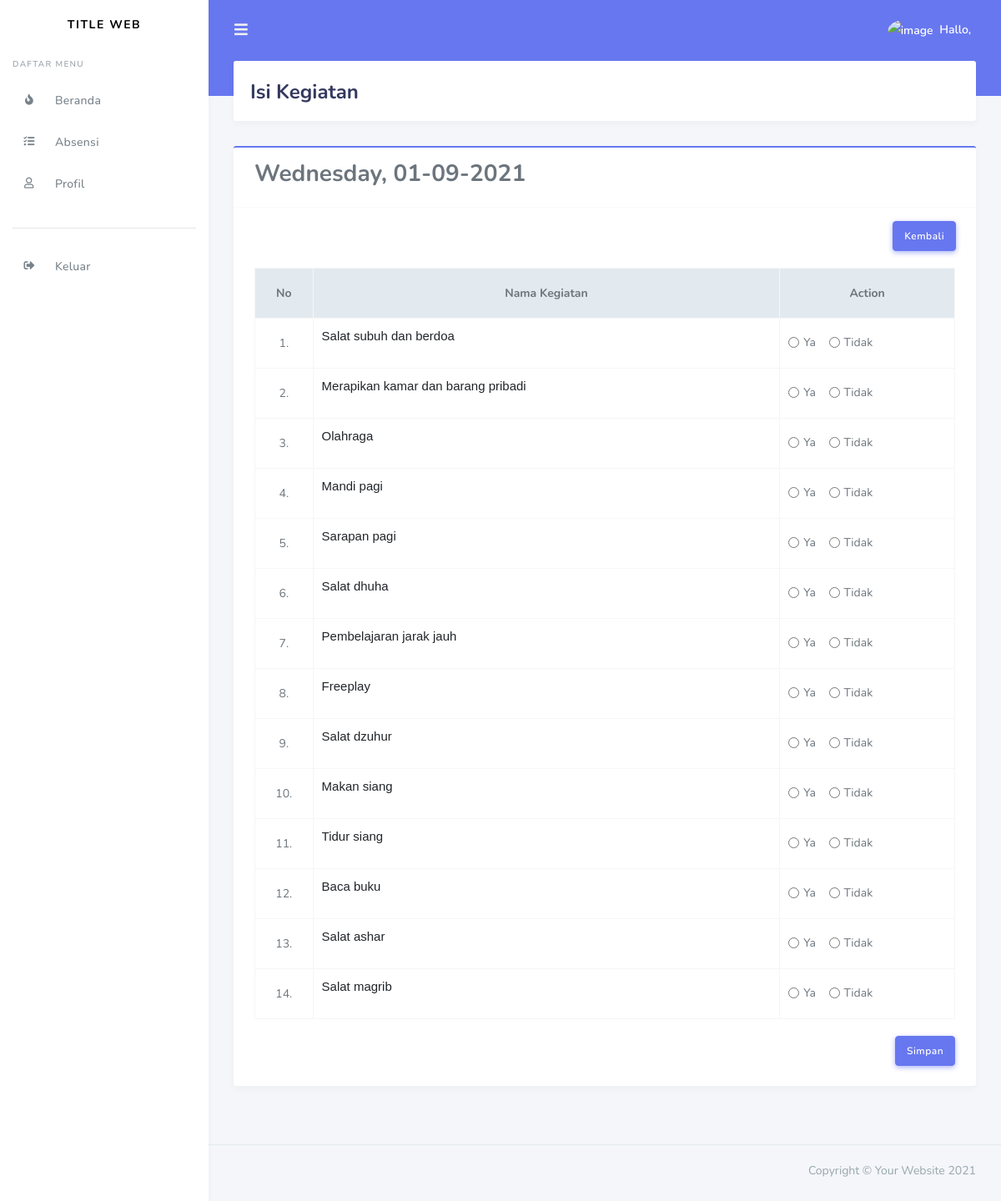
The app's page /murid/isi_kegiatan/01-09-2021 with its own data.
### tables this page shows
CREATE TABLE `kegiatan` (
  `id` int(10) NOT NULL,
  `nama_kegiatan` text NOT NULL,
  `ket` text NOT NULL
);

### application/controllers/Murid.php (called while the page is built, shortened)
<?php
class Murid extends CI_Controller
{
    public function __construct()
    {
        $this->load->model('Kegiatan_model');
        $this->load->model('IsiKegiatan_model');
        $this->load->model('Identitas_model');
        $this->load->model('Absen_model');
    }
    public function isi_kegiatan($tgl)
    {
        $data['tgl'] = $tgl;
        $data['user'] = $nama;
        $data['image'] = $image;
        $data['identitas'] = $identitas;
        $data['role_id'] = 'murid';
        $data['title'] = 'Isi Kegiatan Murid';
        $data['kegiatan'] = $this->Kegiatan_model->getAllKegiatan();
        $this->load->view('templates/user_header', $data);
        $this->load->view('templates/user_sidebar', $data);
        $this->load->view('murid/isi_kegiatan', $data);
        $this->load->view('templates/user_footer');
    }
}

### index.php (called while the page is built, shortened)
<?php
require_once BASEPATH.'core/CodeIgniter.php';

### application/models/Kegiatan_model.php (called while the page is built, shortened)
<?php
class Kegiatan_model extends CI_model
{
    public function getAllKegiatan()
    {
        return $this->db->get('kegiatan')->result_array();
    }
}

### application/models/IsiKegiatan_model.php (the view, shortened to what this page needs)
<?php
class IsiKegiatan_model extends CI_model
{
    public function cekDataKegiatan($kegiatan, $identitas, $tgl)
    {
        $i = 1;
        foreach ($kegiatan as $row) :
            $checked = $this->IsiKegiatan_model->dataKegiatan($row['id'], $identitas, $tgl);
            if ($checked == 'Ya') {
                $radio = '<div class="form-check form-check-inline">
                            <input class="form-check-input" type="radio" name="Pilihan[' . $row['id'] . ']" id="' . $row['id'] . 'a" value="Ya" checked>
                            <label class="form-check-label" for="' . $row['id'] . 'a">Ya</label>
                            </div>
                            <div class="form-check form-check-inline">
                            <input class="form-check-input" type="radio" name="Pilihan[' . $row['id'] . ']" id="' . $row['id'] . 'b" value="Tidak">
                            <label class="form-check-label" for="' . $row['id'] . 'b">Tidak</label>
                            </div>';
            }else{
                $radio = '<div class="form-check form-check-inline">
                            <input class="form-check-input" type="radio" name="Pilihan[' . $row['id'] . ']" id="' . $row['id'] . 'a" value="Ya">
                            <label class="form-check-label" for="' . $row['id'] . 'a">Ya</label>
                            </div>
                            <div class="form-check form-check-inline">
                            <input class="form-check-input" type="radio" name="Pilihan[' . $row['id'] . ']" id="' . $row['id'] . 'b" value="Tidak">
                            <label class="form-check-label" for="' . $row['id'] . 'b">Tidak</label>
                            </div>';
            }
            echo '<tr>';
            echo '<td class="text-center">' . $i++ . '.</td>';
            echo '<td><pre>' . $row['nama_kegiatan'] . '</pre></td>';
            echo '<td>' . $radio . '</td>';
            echo '</tr>';
        endforeach;
    }
}

### assets/css/custom.css (style rules this page uses)
pre { font-size: 15px; font-family:sans-serif; }

### assets/css/datepicker.css (style rules this page uses)
input { padding: 22px 15px !important; border: 1px solid #1976D2 !important; border-radius: 4px !important; box-sizing: border-box; background-color: #fff !important; color: #000 !important; font-size: 16px !important; letter-spacing: 1px; position: relative }
::placeholder { color: #BDBDBD; opacity: 1 }
tbody tr td { padding: 10px !important }

### records on screen
kegiatan: nama_kegiatan "Salat subuh dan berdoa"
kegiatan: nama_kegiatan "Merapikan kamar dan barang pribadi"
kegiatan: nama_kegiatan "Olahraga"
kegiatan: nama_kegiatan "Mandi pagi"
kegiatan: nama_kegiatan "Sarapan pagi"
kegiatan: nama_kegiatan "Salat dhuha"
kegiatan: nama_kegiatan "Pembelajaran jarak jauh"
kegiatan: nama_kegiatan "Freeplay"
kegiatan: nama_kegiatan "Salat dzuhur"
kegiatan: nama_kegiatan "Makan siang"
kegiatan: nama_kegiatan "Tidur siang"
kegiatan: nama_kegiatan "Baca buku"
kegiatan: nama_kegiatan "Salat ashar"
kegiatan: nama_kegiatan "Salat magrib"

### other values on screen
$hari "Wednesday"
$tgl "01-09-2021"
